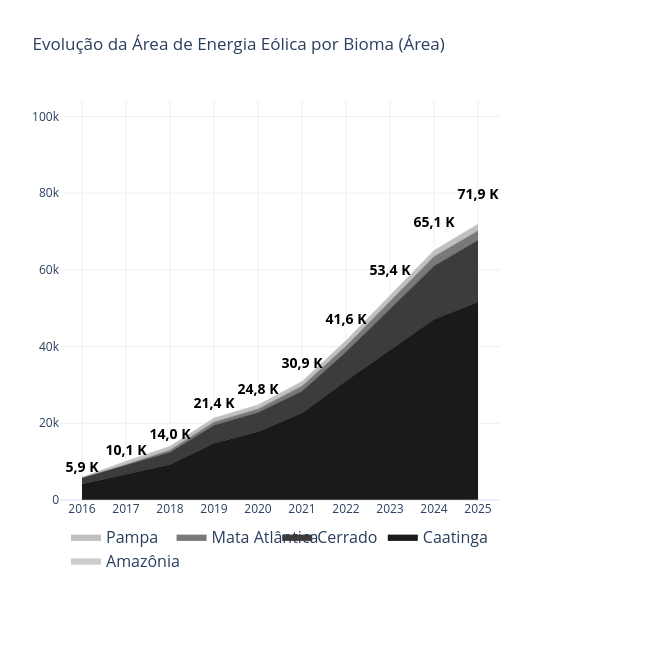

Notebook code for this chart:
### Code cell
# Célula 6A
# Variante em gráfico de área empilhada (em vez de barras) do mesmo painel de biomas.
df_bioma_area = df[df['tipo_region'] == 'bioma']
pivot_bioma_area = df_bioma_area.pivot_table(index='year', columns='nome_region', values='area_ha', aggfunc='sum').fillna(0)
totais_anuais_area = pivot_bioma_area.sum(axis=1)

cores_map_area = {'Caatinga': "#1b1a1a", 'Cerrado': "#3C3C3C", 'Mata Atlântica': "#7A7878", 'Pampa': "#C1C0C0"}
BIOMAS_MINORITARIOS_AREA = ['Cerrado', 'Mata Atlântica', 'Pampa']

fig_area = go.Figure()

for bioma in pivot_bioma_area.columns:
    # Rótulo da Caatinga (valor em K nos extremos 2016/2025) fica oculto —
    # só o bloco de total por ano (abaixo) continua visível.
    textos = ["" for _ in pivot_bioma_area.index]

    fig_area.add_trace(go.Scatter(
        x=pivot_bioma_area.index, y=pivot_bioma_area[bioma], name=bioma,
        mode='lines+text', stackgroup='biomas',
        line=dict(width=0.5, color=cores_map_area.get(bioma, '#ccc')),
        fillcolor=cores_map_area.get(bioma, '#ccc'),
        text=textos, textposition='bottom center',
        textfont=dict(color='white', size=16),
        hovertemplate='<b>Bioma:</b> ' + bioma + '<br><b>Ano:</b> %{x}<br><b>Área:</b> %{y:,.2f} ha<extra></extra>'
    ))

# Bloco de texto com o total do ano, ancorado acima da área empilhada — apenas
# o total em negrito para todos os anos (rótulos de Cerrado, Mata Atlântica e
# Pampa ficam ocultos também em 2025).
y_texto_area = totais_anuais_area * 1.08

textos_totais_area = [f"<b>{total/1000:.1f} K</b>".replace('.', ',') for total in totais_anuais_area]

fig_area.add_trace(go.Scatter(
    x=totais_anuais_area.index, y=y_texto_area, mode='text', text=textos_totais_area,
    textposition='top center', textfont=dict(size=14, color='black'),
    showlegend=False, hoverinfo='skip',
    cliponaxis=False,
))

fig_area.update_layout(
    barmode='stack', title_text="Evolução da Área de Energia Eólica por Bioma (Área)", template="plotly_white",
    width=650, height=650,
    legend=dict(orientation="h", y=-0.05, x=0.5, xanchor="center", font=dict(size=16), entrywidth=0.24, entrywidthmode='fraction'),
    margin=dict(t=100, b=150, l=60, r=150), xaxis=dict(tickmode='linear'),
    yaxis=dict(range=[0, totais_anuais_area.max() * 1.45])
)
fig_area.show()
if salvar_grafico:
    print("Salvando o grafico com DPI 450")
    salvar_grafico_alta_resolucao(fig_area, 'evolucao_area_por_bioma_combinado_area', dpi=450)

### Figure 1 — Plotly figure (JSON) as saved in the notebook; plotly's stock layout.template omitted (floating-point values rounded to 4 significant figures)
{"data": [{"fillcolor": "#ccc", "hovertemplate": "<b>Bioma:</b> Amazônia<br><b>Ano:</b> %{x}<br><b>Área:</b> %{y:,.2f} ha<extra></extra>", "line": {"color": "#ccc", "width": 0.5}, "mode": "lines+text", "name": "Amazônia", "stackgroup": "biomas", "text": ["", "", "", "", "", "", "", "", "", ""], "textfont": {"color": "white", "size": 16}, "textposition": "bottom center", "type": "scatter", "x": [2016, 2017, 2018, 2019, 2020, 2021, 2022, 2023, 2024, 2025], "y": [0.0, 0.0, 0.6175, 16.56, 20.09, 24.76, 26.0, 25.91, 26.88, 30.67]}, {"fillcolor": "#1b1a1a", "hovertemplate": "<b>Bioma:</b> Caatinga<br><b>Ano:</b> %{x}<br><b>Área:</b> %{y:,.2f} ha<extra></extra>", "line": {"color": "#1b1a1a", "width": 0.5}, "mode": "lines+text", "name": "Caatinga", "stackgroup": "biomas", "text": ["", "", "", "", "", "", "", "", "", ""], "textfont": {"color": "white", "size": 16}, "textposition": "bottom center", "type": "scatter", "x": [2016, 2017, 2018, 2019, 2020, 2021, 2022, 2023, 2024, 2025], "y": [4156.0, 6657.0, 9266.0, 14810.0, 17770.0, 22680.0, 31050.0, 39090.0, 47110.0, 51600.0]}, {"fillcolor": "#3C3C3C", "hovertemplate": "<b>Bioma:</b> Cerrado<br><b>Ano:</b> %{x}<br><b>Área:</b> %{y:,.2f} ha<extra></extra>", "line": {"color": "#3C3C3C", "width": 0.5}, "mode": "lines+text", "name": "Cerrado", "stackgroup": "biomas", "text": ["", "", "", "", "", "", "", "", "", ""], "textfont": {"color": "white", "size": 16}, "textposition": "bottom center", "type": "scatter", "x": [2016, 2017, 2018, 2019, 2020, 2021, 2022, 2023, 2024, 2025], "y": [1643.0, 2398.0, 3159.0, 4672.0, 5010.0, 5676.0, 7545.0, 10710.0, 13900.0, 16060.0]}, {"fillcolor": "#7A7878", "hovertemplate": "<b>Bioma:</b> Mata Atlântica<br><b>Ano:</b> %{x}<br><b>Área:</b> %{y:,.2f} ha<extra></extra>", "line": {"color": "#7A7878", "width": 0.5}, "mode": "lines+text", "name": "Mata Atlântica", "stackgroup": "biomas", "text": ["", "", "", "", "", "", "", "", "", ""], "textfont": {"color": "white", "size": 16}, "textposition": "bottom center", "type": "scatter", "x": [2016, 2017, 2018, 2019, 2020, 2021, 2022, 2023, 2024, 2025], "y": [4.671, 170.6, 593.9, 856.5, 898.8, 1351.0, 1507.0, 2048.0, 2447.0, 2517.0]}, {"fillcolor": "#C1C0C0", "hovertemplate": "<b>Bioma:</b> Pampa<br><b>Ano:</b> %{x}<br><b>Área:</b> %{y:,.2f} ha<extra></extra>", "line": {"color": "#C1C0C0", "width": 0.5}, "mode": "lines+text", "name": "Pampa", "stackgroup": "biomas", "text": ["", "", "", "", "", "", "", "", "", ""], "textfont": {"color": "white", "size": 16}, "textposition": "bottom center", "type": "scatter", "x": [2016, 2017, 2018, 2019, 2020, 2021, 2022, 2023, 2024, 2025], "y": [95.02, 880.6, 965.9, 1011.0, 1094.0, 1187.0, 1426.0, 1508.0, 1593.0, 1698.0]}, {"cliponaxis": false, "hoverinfo": "skip", "mode": "text", "showlegend": false, "text": ["<b>5,9 K</b>", "<b>10,1 K</b>", "<b>14,0 K</b>", "<b>21,4 K</b>", "<b>24,8 K</b>", "<b>30,9 K</b>", "<b>41,6 K</b>", "<b>53,4 K</b>", "<b>65,1 K</b>", "<b>71,9 K</b>"], "textfont": {"color": "black", "size": 14}, "textposition": "top center", "type": "scatter", "x": [2016, 2017, 2018, 2019, 2020, 2021, 2022, 2023, 2024, 2025], "y": [6371.0, 10910.0, 15100.0, 23070.0, 26780.0, 33390.0, 44880.0, 57650.0, 70280.0, 77670.0]}], "layout": {"barmode": "stack", "height": 650, "legend": {"entrywidth": 0.24, "entrywidthmode": "fraction", "font": {"size": 16}, "orientation": "h", "x": 0.5, "xanchor": "center", "y": -0.05}, "margin": {"b": 150, "l": 60, "r": 150, "t": 100}, "title": {"text": "Evolução da Área de Energia Eólica por Bioma (Área)"}, "width": 650, "xaxis": {"tickmode": "linear"}, "yaxis": {"range": [0, 104300.0]}}}
